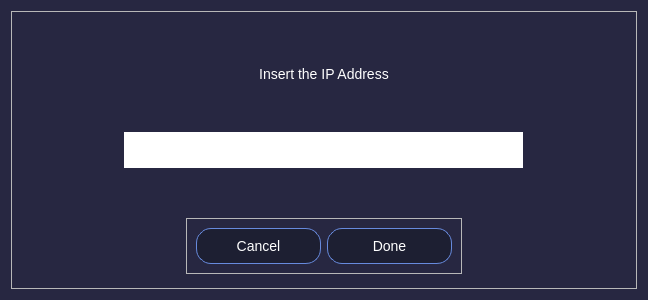
<?xml version="1.0" encoding="UTF-8"?>
<ui version="4.0">
 <class>Form</class>
 <widget class="QWidget" name="Form">
  <property name="windowModality">
   <enum>Qt::ApplicationModal</enum>
  </property>
  <property name="geometry">
   <rect>
    <x>0</x>
    <y>0</y>
    <width>648</width>
    <height>300</height>
   </rect>
  </property>
  <property name="minimumSize">
   <size>
    <width>570</width>
    <height>277</height>
   </size>
  </property>
  <property name="windowTitle">
   <string>Form</string>
  </property>
  <property name="styleSheet">
   <string notr="true">#Form{
background-color:#272741;
}
#label{
color:white;
font-size:14px;
}
#textBox{
border:none;
}
QPushButton{
background-color:#1D1F32;
color:white;
border:1px solid #678ADD;
border-radius:15px;
font-size:14px;
}</string>
  </property>
  <layout class="QVBoxLayout" name="verticalLayout">
   <item>
    <widget class="QFrame" name="frame">
     <property name="frameShape">
      <enum>QFrame::StyledPanel</enum>
     </property>
     <property name="frameShadow">
      <enum>QFrame::Raised</enum>
     </property>
     <layout class="QVBoxLayout" name="verticalLayout_2">
      <property name="spacing">
       <number>50</number>
      </property>
      <item alignment="Qt::AlignHCenter|Qt::AlignBottom">
       <widget class="QLabel" name="label">
        <property name="text">
         <string>Insert the IP Address</string>
        </property>
        <property name="alignment">
         <set>Qt::AlignCenter</set>
        </property>
       </widget>
      </item>
      <item alignment="Qt::AlignHCenter">
       <widget class="QLineEdit" name="textBox">
        <property name="minimumSize">
         <size>
          <width>399</width>
          <height>36</height>
         </size>
        </property>
        <property name="maximumSize">
         <size>
          <width>399</width>
          <height>36</height>
         </size>
        </property>
       </widget>
      </item>
      <item alignment="Qt::AlignHCenter|Qt::AlignTop">
       <widget class="QFrame" name="frame_2">
        <property name="frameShape">
         <enum>QFrame::StyledPanel</enum>
        </property>
        <property name="frameShadow">
         <enum>QFrame::Raised</enum>
        </property>
        <layout class="QHBoxLayout" name="horizontalLayout">
         <item>
          <widget class="QPushButton" name="btnCancel">
           <property name="minimumSize">
            <size>
             <width>125</width>
             <height>36</height>
            </size>
           </property>
           <property name="cursor">
            <cursorShape>PointingHandCursor</cursorShape>
           </property>
           <property name="text">
            <string>Cancel</string>
           </property>
          </widget>
         </item>
         <item>
          <widget class="QPushButton" name="btnDone">
           <property name="minimumSize">
            <size>
             <width>125</width>
             <height>36</height>
            </size>
           </property>
           <property name="cursor">
            <cursorShape>PointingHandCursor</cursorShape>
           </property>
           <property name="text">
            <string>Done</string>
           </property>
          </widget>
         </item>
        </layout>
       </widget>
      </item>
     </layout>
    </widget>
   </item>
  </layout>
 </widget>
 <resources/>
 <connections/>
</ui>
